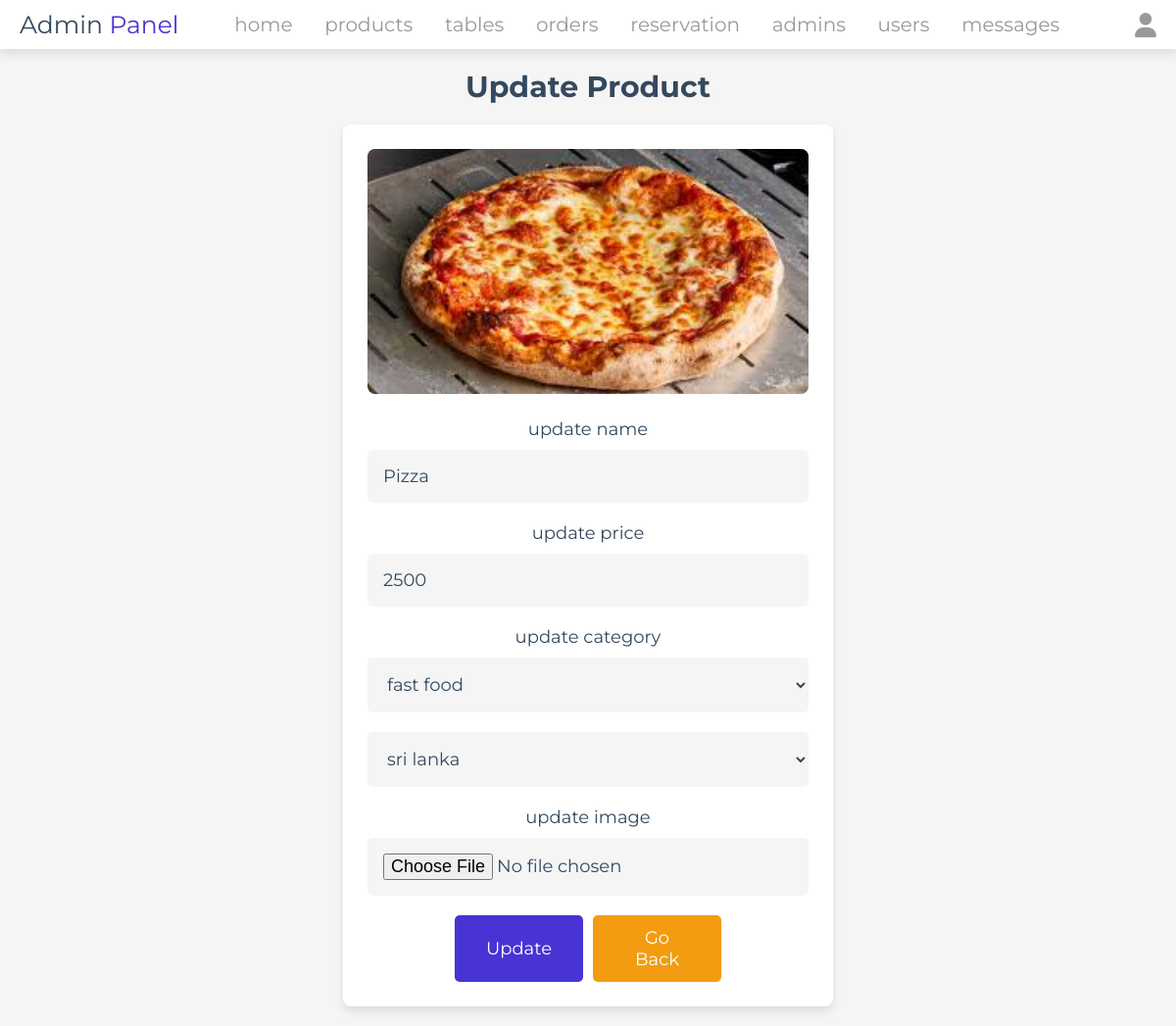
Page /admin/update_product.php?update=1 (signed in) on the committed database.
### tables this page shows
CREATE TABLE `products` (
  `id` int(100) NOT NULL,
  `name` varchar(100) NOT NULL,
  `category` varchar(100) NOT NULL,
  `cousin_type` varchar(255) NOT NULL,
  `price` int(10) NOT NULL,
  `image` varchar(100) NOT NULL
);

### admin/update_product.php (the view, shortened to what this page needs)
<?php
include '../components/connect.php';
?>
<!DOCTYPE html>
<html lang="en">
<head>
   <link rel="stylesheet" href="https://cdnjs.cloudflare.com/ajax/libs/font-awesome/6.1.1/css/all.min.css">
   <link rel="stylesheet" href="../css/admin_style.css">
</head>
<body>
<?php include '../components/admin_header.php' ?>
<section class="update-product">
   <h1 class="heading">update product</h1>
   <?php
      $update_id = $_GET['update'];
      $show_products = $conn->prepare("SELECT * FROM `products` WHERE id = ?");
      $show_products->execute([$update_id]);
      if($show_products->rowCount() > 0){
         while($fetch_products = $show_products->fetch(PDO::FETCH_ASSOC)){
   ?>
   <form action="" method="POST" enctype="multipart/form-data">
      <img src="../uploaded_img/<?= $fetch_products['image']; ?>" alt="">
      <span>update name</span>
      <input type="text" required placeholder="enter product name" name="name" maxlength="100" class="box" value="<?= $fetch_products['name']; ?>">
      <span>update price</span>
      <input type="number" min="0" max="9999999999" required placeholder="enter product price" name="price" onkeypress="if(this.value.length == 10) return false;" class="box" value="<?= $fetch_products['price']; ?>">
      <span>update category</span>
      <select name="category" class="box" required>
         <option selected value="<?= $fetch_products['category']; ?>"><?= $fetch_products['category']; ?></option>
      </select>
      <select name="cousin_type" class="box" required>
      <option selected value="<?= $fetch_products['cousin_type']; ?>"><?= $fetch_products['cousin_type']; ?></option>
      </select>
      <span>update image</span>
      <input type="file" name="image" class="box" accept="image/jpg, image/jpeg, image/png, image/webp">
      <div class="flex-btn">
         <input type="submit" value="update" class="btn" name="update">
         <a href="products.php" class="option-btn">go back</a>
      </div>
   </form>
   <?php
         }
      }else{
         echo '<p class="empty">no products added yet!</p>';
      }
   ?>
</section>
</body>
</html>

### css/admin_style.css (style rules this page uses)
:root { --main-color:#4834d4; --red:#e74c3c; --orange:#f39c12; --black:#34495e; --white:#fff; --light-bg:#f5f5f5; --light-color:#999; --border:.2rem solid var(--black); --box-shadow:0 .5rem 1rem rgba(0,0,0,.1); }
* { font-family: 'Montserrat', sans-serif; margin:0; padding:0; box-sizing: border-box; text-decoration: none; outline: none; border:none; }
html { font-size: 62.5%; overflow-x: hidden; }
body { background-color: var(--light-bg); }
section { max-width: 1200px; margin:0 auto; padding:2rem; }
.btn, .delete-btn, .option-btn { display: block; margin-top: 1rem; border-radius: .5rem; cursor: pointer; width: 100%; font-size: 1.8rem; color:var(--white); padding:1.2rem 3rem; text-transform: capitalize; text-align: center; }
.btn { background-color: var(--main-color); }
.option-btn { background-color: var(--orange); }
.flex-btn { display: flex; gap:1rem; }
.heading { text-align: center; margin-bottom: 2rem; text-transform: capitalize; color:var(--black); font-size: 3rem; }
.update-product form { margin: 0 auto; max-width: 50rem; background-color: var(--white); border-radius: 0.75rem; box-shadow: var(--box-shadow); border: 1px solid var(--border); padding: 2.5rem; display: flex; flex-direction: column; align-items: center; }
.update-product form img { height: 25rem; width: 100%; object-fit: cover; border-radius: 0.75rem; margin-bottom: 1.5rem; }
.update-product form .box { background-color: var(--light-bg); border: 1px solid var(--border); width: 100%; padding: 1.6rem; font-size: 1.8rem; color: var(--black); border-radius: 0.5rem; margin: 1rem 0; }
.update-product form span { font-size: 1.8rem; color: var(--black); display: block; margin-top: 1rem; }

### rows in the picture
products: image (picture), name "Pizza", price "2500", category "fast food", cousin_type "sri lanka"
